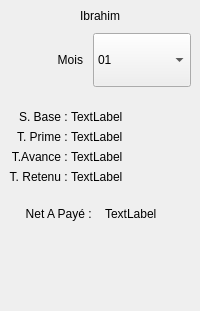
               <widget class="QWidget" name="salairePage">
                <layout class="QVBoxLayout" name="verticalLayout_21">
                 <property name="spacing">
                  <number>0</number>
                 </property>
                 <property name="leftMargin">
                  <number>0</number>
                 </property>
                 <property name="topMargin">
                  <number>0</number>
                 </property>
                 <property name="rightMargin">
                  <number>0</number>
                 </property>
                 <property name="bottomMargin">
                  <number>0</number>
                 </property>
                 <item>
                  <widget class="QWidget" name="widgetSalairePage" native="true">
                   <layout class="QVBoxLayout" name="verticalLayout_26">
                    <property name="spacing">
                     <number>10</number>
                    </property>
                    <item>
                     <widget class="QLabel" name="labelSalaireEmpName">
                      <property name="text">
                       <string>Ibrahim</string>
                      </property>
                      <property name="alignment">
                       <set>Qt::AlignCenter</set>
                      </property>
                     </widget>
                    </item>
                    <item>
                     <layout class="QHBoxLayout" name="horizontalLayout_24">
                      <property name="topMargin">
                       <number>0</number>
                      </property>
                      <item>
                       <spacer name="horizontalSpacer_10">
                        <property name="orientation">
                         <enum>Qt::Horizontal</enum>
                        </property>
                        <property name="sizeHint" stdset="0">
                         <size>
                          <width>40</width>
                          <height>20</height>
                         </size>
                        </property>
                       </spacer>
                      </item>
                      <item>
                       <widget class="QLabel" name="label_21">
                        <property name="sizePolicy">
                         <sizepolicy hsizetype="Fixed" vsizetype="Preferred">
                          <horstretch>0</horstretch>
                          <verstretch>0</verstretch>
                         </sizepolicy>
                        </property>
                        <property name="text">
                         <string>Mois</string>
                        </property>
                        <property name="alignment">
                         <set>Qt::AlignRight|Qt::AlignTrailing|Qt::AlignVCenter</set>
                        </property>
                       </widget>
                      </item>
                      <item>
                       <widget class="QComboBox" name="cbBoxSalaireEmpMonth">
                        <property name="minimumSize">
                         <size>
                          <width>98</width>
                          <height>54</height>
                         </size>
                        </property>
                        <item>
                         <property name="text">
                          <string>01</string>
                         </property>
                        </item>
                        <item>
                         <property name="text">
                          <string>02</string>
                         </property>
                        </item>
                        <item>
                         <property name="text">
                          <string>03</string>
                         </property>
                        </item>
                        <item>
                         <property name="text">
                          <string>04</string>
                         </property>
                        </item>
                        <item>
                         <property name="text">
                          <string>05</string>
                         </property>
                        </item>
                        <item>
                         <property name="text">
                          <string>06</string>
                         </property>
                        </item>
                        <item>
                         <property name="text">
                          <string>07</string>
                         </property>
                        </item>
                        <item>
                         <property name="text">
                          <string>08</string>
                         </property>
                        </item>
                        <item>
                         <property name="text">
                          <string>09</string>
                         </property>
                        </item>
                        <item>
                         <property name="text">
                          <string>10</string>
                         </property>
                        </item>
                        <item>
                         <property name="text">
                          <string>11</string>
                         </property>
                        </item>
                        <item>
                         <property name="text">
                          <string>12</string>
                         </property>
                        </item>
                       </widget>
                      </item>
                     </layout>
                    </item>
                    <item>
                     <widget class="Line" name="line_4">
                      <property name="lineWidth">
                       <number>0</number>
                      </property>
                      <property name="orientation">
                       <enum>Qt::Horizontal</enum>
                      </property>
                     </widget>
                    </item>
                    <item>
                     <layout class="QFormLayout" name="formLayout_2">
                      <property name="labelAlignment">
                       <set>Qt::AlignRight|Qt::AlignTrailing|Qt::AlignVCenter</set>
                      </property>
                      <property name="formAlignment">
                       <set>Qt::AlignCenter</set>
                      </property>
                      <property name="horizontalSpacing">
                       <number>0</number>
                      </property>
                      <property name="verticalSpacing">
                       <number>6</number>
                      </property>
                      <item row="0" column="0">
                       <widget class="QLabel" name="label_28">
                        <property name="text">
                         <string>S. Base : </string>
                        </property>
                        <property name="alignment">
                         <set>Qt::AlignRight|Qt::AlignTrailing|Qt::AlignVCenter</set>
                        </property>
                       </widget>
                      </item>
                      <item row="0" column="1">
                       <widget class="QLabel" name="labelSalaireEmpSalaire">
                        <property name="text">
                         <string>TextLabel</string>
                        </property>
                        <property name="alignment">
                         <set>Qt::AlignLeading|Qt::AlignLeft|Qt::AlignVCenter</set>
                        </property>
                       </widget>
                      </item>
                      <item row="1" column="0">
                       <widget class="QLabel" name="label_22">
                        <property name="text">
                         <string>T. Prime : </string>
                        </property>
                        <property name="alignment">
                         <set>Qt::AlignRight|Qt::AlignTrailing|Qt::AlignVCenter</set>
                        </property>
                       </widget>
                      </item>
                      <item row="1" column="1">
                       <widget class="QLabel" name="labelSalaireEmpPrime">
                        <property name="text">
                         <string>TextLabel</string>
                        </property>
                        <property name="alignment">
                         <set>Qt::AlignLeading|Qt::AlignLeft|Qt::AlignVCenter</set>
                        </property>
                       </widget>
                      </item>
                      <item row="2" column="0">
                       <widget class="QLabel" name="label_24">
                        <property name="text">
                         <string>T.Avance : </string>
                        </property>
                        <property name="alignment">
                         <set>Qt::AlignRight|Qt::AlignTrailing|Qt::AlignVCenter</set>
                        </property>
                       </widget>
                      </item>
                      <item row="2" column="1">
                       <widget class="QLabel" name="labelSalaireEmpAvance">
                        <property name="text">
                         <string>TextLabel</string>
                        </property>
                        <property name="alignment">
                         <set>Qt::AlignLeading|Qt::AlignLeft|Qt::AlignVCenter</set>
                        </property>
                       </widget>
                      </item>
                      <item row="3" column="0">
                       <widget class="QLabel" name="label_26">
                        <property name="minimumSize">
                         <size>
                          <width>0</width>
                          <height>0</height>
                         </size>
                        </property>
                        <property name="text">
                         <string>T. Retenu : </string>
                        </property>
                        <property name="alignment">
                         <set>Qt::AlignRight|Qt::AlignTrailing|Qt::AlignVCenter</set>
                        </property>
                       </widget>
                      </item>
                      <item row="3" column="1">
                       <widget class="QLabel" name="labelSalaireEmpRetenu">
                        <property name="text">
                         <string>TextLabel</string>
                        </property>
                        <property name="alignment">
                         <set>Qt::AlignLeading|Qt::AlignLeft|Qt::AlignVCenter</set>
                        </property>
                       </widget>
                      </item>
                     </layout>
                    </item>
                    <item>
                     <widget class="Line" name="line_5">
                      <property name="lineWidth">
                       <number>0</number>
                      </property>
                      <property name="orientation">
                       <enum>Qt::Horizontal</enum>
                      </property>
                     </widget>
                    </item>
                    <item>
                     <layout class="QHBoxLayout" name="horizontalLayout_29">
                      <property name="topMargin">
                       <number>0</number>
                      </property>
                      <item>
                       <widget class="QLabel" name="label_30">
                        <property name="sizePolicy">
                         <sizepolicy hsizetype="Preferred" vsizetype="Preferred">
                          <horstretch>0</horstretch>
                          <verstretch>0</verstretch>
                         </sizepolicy>
                        </property>
                        <property name="minimumSize">
                         <size>
                          <width>0</width>
                          <height>0</height>
                         </size>
                        </property>
                        <property name="maximumSize">
                         <size>
                          <width>16777215</width>
                          <height>16777215</height>
                         </size>
                        </property>
                        <property name="text">
                         <string>Net A Payé : </string>
                        </property>
                        <property name="alignment">
                         <set>Qt::AlignRight|Qt::AlignTrailing|Qt::AlignVCenter</set>
                        </property>
                       </widget>
                      </item>
                      <item>
                       <widget class="QLabel" name="labelSalaireEmpTotal">
                        <property name="text">
                         <string>TextLabel</string>
                        </property>
                        <property name="alignment">
                         <set>Qt::AlignLeading|Qt::AlignLeft|Qt::AlignVCenter</set>
                        </property>
                       </widget>
                      </item>
                     </layout>
                    </item>
                    <item>
                     <spacer name="verticalSpacer_5">
                      <property name="orientation">
                       <enum>Qt::Vertical</enum>
                      </property>
                      <property name="sizeHint" stdset="0">
                       <size>
                        <width>20</width>
                        <height>81</height>
                       </size>
                      </property>
                     </spacer>
                    </item>
                   </layout>
                  </widget>
                 </item>
                </layout>
               </widget>
